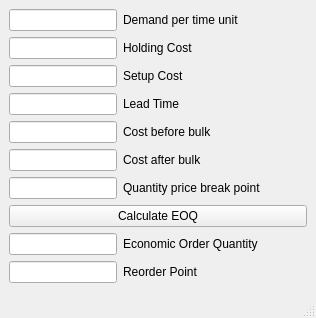
<?xml version="1.0" encoding="UTF-8"?>
<ui version="4.0">
 <class>MainWindow</class>
 <widget class="QMainWindow" name="MainWindow">
  <property name="geometry">
   <rect>
    <x>0</x>
    <y>0</y>
    <width>316</width>
    <height>318</height>
   </rect>
  </property>
  <property name="windowTitle">
   <string>EOQ Solver with Price Breaks</string>
  </property>
  <widget class="QWidget" name="centralwidget">
   <layout class="QFormLayout" name="formLayout">
    <item row="0" column="0">
     <widget class="QLineEdit" name="lineEdit_d"/>
    </item>
    <item row="0" column="1">
     <widget class="QLabel" name="label">
      <property name="text">
       <string>Demand per time unit</string>
      </property>
     </widget>
    </item>
    <item row="1" column="0">
     <widget class="QLineEdit" name="lineEdit_h"/>
    </item>
    <item row="1" column="1">
     <widget class="QLabel" name="label_2">
      <property name="text">
       <string>Holding Cost</string>
      </property>
     </widget>
    </item>
    <item row="2" column="0">
     <widget class="QLineEdit" name="lineEdit_k"/>
    </item>
    <item row="2" column="1">
     <widget class="QLabel" name="label_3">
      <property name="text">
       <string>Setup Cost</string>
      </property>
     </widget>
    </item>
    <item row="3" column="0">
     <widget class="QLineEdit" name="lineEdit_l"/>
    </item>
    <item row="3" column="1">
     <widget class="QLabel" name="label_4">
      <property name="text">
       <string>Lead Time</string>
      </property>
     </widget>
    </item>
    <item row="4" column="0">
     <widget class="QLineEdit" name="lineEdit_c1"/>
    </item>
    <item row="4" column="1">
     <widget class="QLabel" name="label_5">
      <property name="text">
       <string>Cost before bulk</string>
      </property>
     </widget>
    </item>
    <item row="5" column="0">
     <widget class="QLineEdit" name="lineEdit_c2"/>
    </item>
    <item row="5" column="1">
     <widget class="QLabel" name="label_6">
      <property name="text">
       <string>Cost after bulk</string>
      </property>
     </widget>
    </item>
    <item row="6" column="0">
     <widget class="QLineEdit" name="lineEdit_q"/>
    </item>
    <item row="6" column="1">
     <widget class="QLabel" name="label_7">
      <property name="text">
       <string>Quantity price break point</string>
      </property>
     </widget>
    </item>
    <item row="7" column="0" colspan="2">
     <widget class="QPushButton" name="buttonCalc">
      <property name="text">
       <string>Calculate EOQ</string>
      </property>
     </widget>
    </item>
    <item row="8" column="0">
     <widget class="QLineEdit" name="lineEdit_eoq">
      <property name="readOnly">
       <bool>true</bool>
      </property>
     </widget>
    </item>
    <item row="8" column="1">
     <widget class="QLabel" name="label_8">
      <property name="text">
       <string>Economic Order Quantity</string>
      </property>
     </widget>
    </item>
    <item row="9" column="0">
     <widget class="QLineEdit" name="lineEdit_rop">
      <property name="readOnly">
       <bool>true</bool>
      </property>
     </widget>
    </item>
    <item row="9" column="1">
     <widget class="QLabel" name="label_9">
      <property name="text">
       <string>Reorder Point</string>
      </property>
     </widget>
    </item>
   </layout>
  </widget>
  <widget class="QMenuBar" name="menubar">
   <property name="geometry">
    <rect>
     <x>0</x>
     <y>0</y>
     <width>316</width>
     <height>21</height>
    </rect>
   </property>
  </widget>
  <widget class="QStatusBar" name="statusbar"/>
 </widget>
 <resources/>
 <connections/>
</ui>
